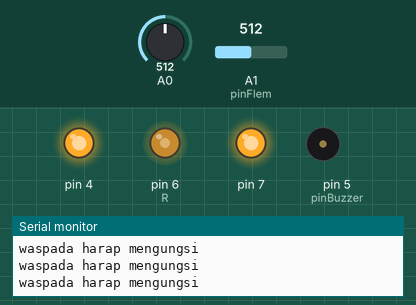
Recording of a sketch running on a simulated Arduino Uno, built with avr-gcc and run on an emulated ATmega328P. Parts: output pins drawn as LEDs (lit = HIGH), buzzer (waves = sounding, pin HIGH), the last lines printed to the serial monitor. The test bench sets the inputs (shaded band); at power-on: A1 (pinFlem) = 512, A0 = 512.

Above: at 1.2 s.
1.3 s: A1 (pinFlem) set to 813
4.3 s: A1 (pinFlem) set to 838
At 5.9 s:
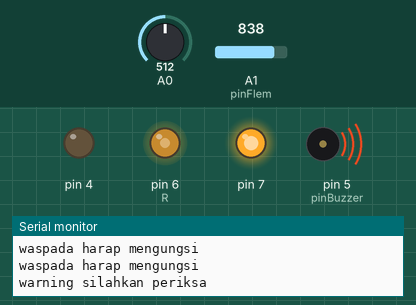
7.3 s: A0 set to 306
At 7.9 s:
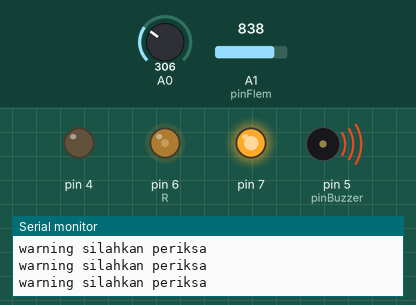
10.3 s: A1 (pinFlem) set to 906
13.3 s: A1 (pinFlem) set to 928
At 14.3 s:
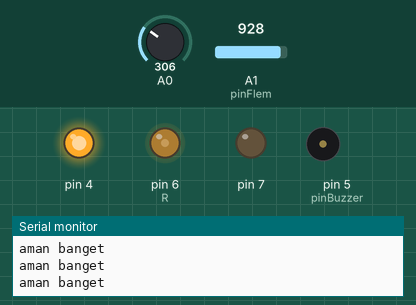
15.0 s: A0 set to 122
At 16.4 s:
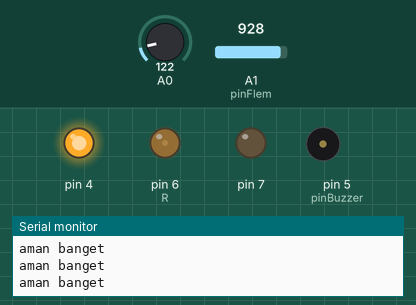
Timing chart, 0 to 17.5 s (numbered marks = the images above; inputs shaded):
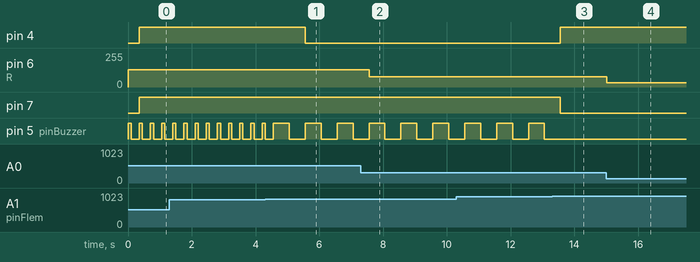

Measured:
- the behaviour switches between 824 and 825 on A1 (pinFlem) (found by bisection; images 0 and 1)
- the behaviour switches between 912 and 913 on A1 (pinFlem) (found by bisection; images 2 and 3)
- after the input at 4.3 s, pin 4: HIGH → LOW after 1.3 s
- after the input at 7.3 s, pin 6 (R): 130/255 → 78/255 after 0.26 s
- after the input at 13.3 s, pin 4: LOW → HIGH after 0.26 s; pin 7: HIGH → LOW after 0.26 s; pin 5 (pinBuzzer): stays LOW (without the input it goes to HIGH after 0.26 s)
- after the input at 15.0 s, pin 6 (R): 78/255 → 31/255 at once
- by itself, pin 5 (pinBuzzer): alternates HIGH for 0.50 s and LOW for 0.50 s

The sketch:

1.chalange_Flem.ino
```cpp
//inisalisasi
int pinFlem=A1;
int pinBuzzer=5;
int R=6;
int Y=7;
int G=4;
int LDR=A0;

void setup() {
Serial.begin(9600);
pinMode(pinFlem,INPUT);
pinMode(5,OUTPUT);
pinMode(6,OUTPUT);
pinMode(7,OUTPUT);
pinMode(4,OUTPUT);
}

void loop() {
//baca data
int bacaFlem=analogRead(A1);
    bacaFlem=map (bacaFlem,800,1020,100,0);
int bacaLDR=analogRead(A0);
    bacaLDR=map(bacaLDR,0,1000,0,255);

 analogWrite(R,bacaLDR);
//logika
if(bacaFlem<50){
  Serial.println("aman banget");
  digitalWrite(4,HIGH);
  digitalWrite(7,LOW);

}
else if (bacaFlem<90){
  digitalWrite(5,HIGH);
  delay(500);
  digitalWrite(5,LOW);
  delay(500);
  Serial.println("warning silahkan periksa");
  digitalWrite(7,HIGH);
  digitalWrite(4,LOW);
}
else{
  digitalWrite(5,HIGH);
  delay(100);
  digitalWrite(5,LOW);
  delay(250);
  Serial.println("waspada harap mengungsi");
  digitalWrite(7,HIGH);
  digitalWrite(4,HIGH);
}

}
```
